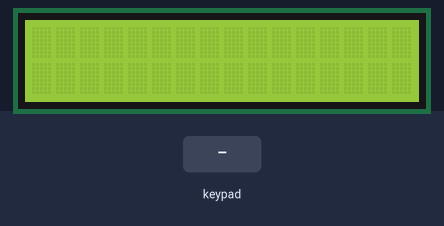
A sketch run on a simulated Arduino Uno, built with avr-gcc and run on an emulated ATmega328P. On the bench: 16×2 character LCD. Inputs (shaded band) come from the test bench.

Above: at 1.2 s.
1.3 s: keypad keys 2 3 4 5 # pressed 0.4 s apart
At 3.6 s:
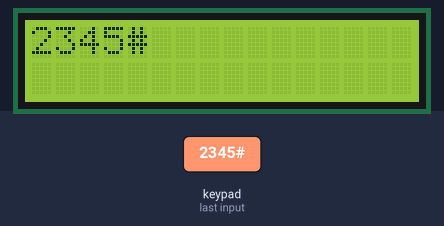
4.8 s: key 'A' pressed
At 6.0 s:
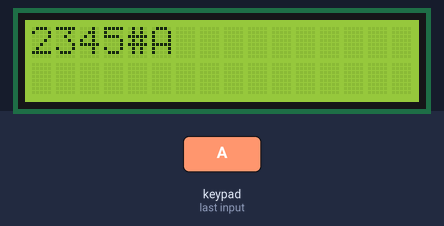
6.3 s: key 'B' pressed
At 7.5 s:
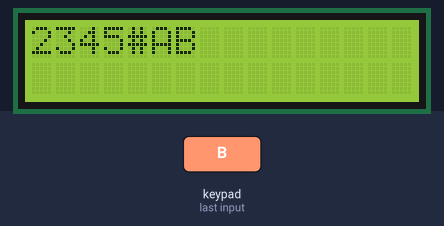
7.8 s: keypad keys 2 3 4 5 * pressed 0.4 s apart
At 9.9 s:
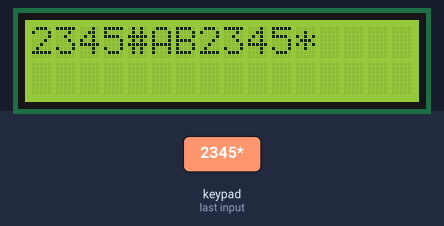
11.3 s: key 'C' pressed
At 12.5 s:
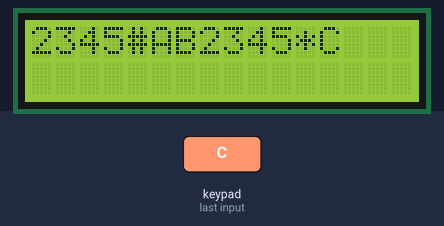
12.8 s: key '*' pressed
At 13.4 s:
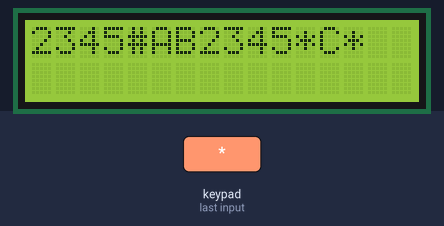
Timing chart, 0 to 15.3 s (numbered marks = the images above; inputs shaded):
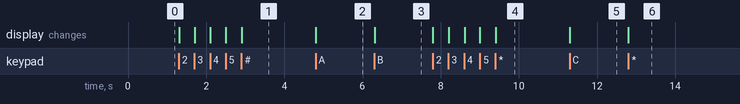

Measured:
- after the input at 1.3 s, the display: first changes at once (image 1 shows a later state)
- after the input at 4.8 s, the display: changes at once (image 2)
- after the input at 6.3 s, the display: changes at once (image 3)
- after the input at 7.8 s, the display: first changes at once (image 4 shows a later state)
- after the input at 11.3 s, the display: changes at once (image 5)
- after the input at 12.8 s, the display: changes at once (image 6)

The sketch:

4x4_keypad_with_LCD.ino
```cpp
#include <Keypad.h>
#include <LiquidCrystal_I2C.h>
LiquidCrystal_I2C lcd(0x27, 16, 2);

const byte ROWS = 4;
const byte COLS = 4;

char keys[ROWS][COLS] = {
  {'1', '2', '3', 'A'},
  {'4', '5', '6', 'B'},
  {'7', '8', '9', 'C'},
  {'*', '0', '#', 'D'}
};

byte rowPins[ROWS] = {2, 3, 4, 5};
byte colPins[COLS] = {6, 7, 8, 9};
Keypad keypad = Keypad( makeKeymap(keys), rowPins, colPins, ROWS, COLS );

void setup() {
  Serial.begin(9600);
  lcd.init();
  lcd.backlight();
  lcd.setCursor(0, 0);
}

void loop() {
  char key = keypad.getKey();
  if (key) {
    lcd.print(key);
  }
}
```
